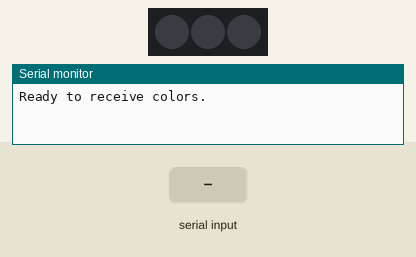
The sketch below on a simulated Arduino Uno, built with avr-gcc and run on an emulated ATmega328P. On the bench: 3 RGB LEDs in strip order, left to right, the last lines printed to the serial monitor. Inputs (shaded band) come from the test bench. Dim RGB values are drawn brighter than linear.

Above: at 1.2 s.
1.3 s: "90,45,200\n" received over Serial
At 1.9 s:
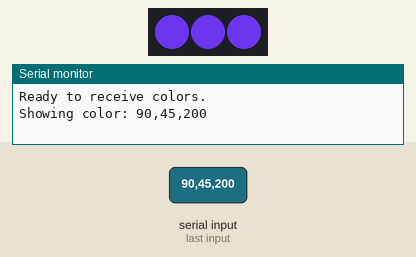
2.8 s: "30,150,10\n" received over Serial
At 4.0 s:
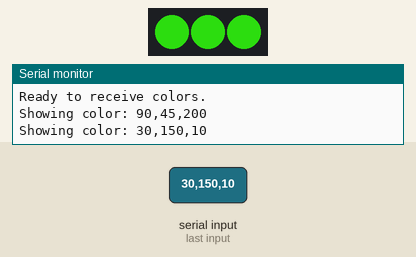
4.3 s: "90,45\n" received over Serial
At 6.1 s:
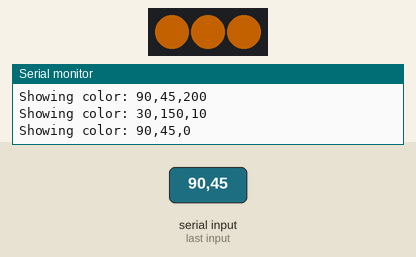
6.8 s: "5\n" received over Serial
At 9.6 s:
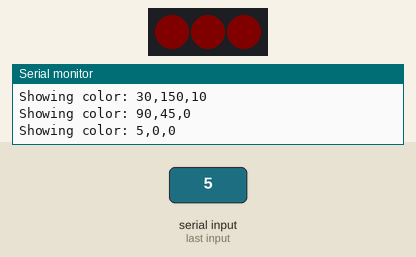
9.8 s: "1,90,45\n" received over Serial
At 10.8 s:
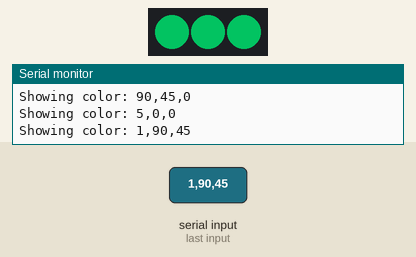
Timing chart, 0 to 12.3 s (numbered marks = the images above; inputs shaded):
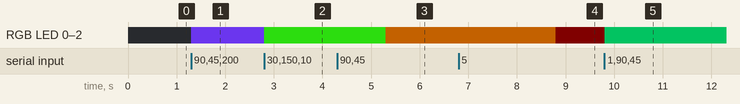

The sketch:

LedStripColorTester.ino
```cpp
/* LedStripColorTester: Example Arduino sketch that lets you
 * type in a color on a PC and see it on the LED strip.
 *
 * To use this, you will need to plug an Addressable RGB LED
 * strip from Pololu into pin 12.  After uploading the sketch,
 * select "Serial Monitor" from the "Tools" menu.  In the input
 * box, type a color and press enter.
 *
 * The format of the color should be "R,G,B!" where R, G, and B
 * are numbers between 0 and 255 representing the brightnesses
 * of the red, green, and blue components respectively.
 *
 * For example, to get green, you could type:
 *   40,100,0!
 *
 * You can leave off the exclamation point if you change the
 * Serial Monitor's line ending setting to be "Newline" instead
 * of "No line ending".
 *
 * Please note that this sketch only transmits colors to the
 * LED strip after it receives them from the computer, so if
 * the LED strip loses power it will be off until you resend
 * the color.
 */

#include <PololuLedStrip.h>

// Create an ledStrip object and specify the pin it will use.
PololuLedStrip<12> ledStrip;

// Create a buffer for holding the colors (3 bytes per color).
#define LED_COUNT 3
rgb_color colors[LED_COUNT];

void setup()
{
  // Start up the serial port, for communication with the PC.
  Serial.begin(115200);
  Serial.println("Ready to receive colors.");
}

void loop()
{
  // If any digit is received, we will go into integer parsing mode
  // until all three calls to parseInt return an interger or time out.
  if (Serial.available())
  {
    char c = Serial.peek();
    if (!(c >= '0' && c <= '9'))
    {
      Serial.read(); // Discard non-digit character
    }
    else
    {
      // Read the color from the computer.
      rgb_color color;
      color.red = Serial.parseInt();
      color.green = Serial.parseInt();
      color.blue = Serial.parseInt();

      // Update the colors buffer.
      for(uint16_t i = 0; i < LED_COUNT; i++)
      {
        colors[i] = color;
      }

      // Write to the LED strip.
      ledStrip.write(colors, LED_COUNT);

      Serial.print("Showing color: ");
      Serial.print(color.red);
      Serial.print(",");
      Serial.print(color.green);
      Serial.print(",");
      Serial.println(color.blue);
    }
  }
}
```

Measured:
- after the input at 1.3 s, RGB LED 0–2: off → RGB(90, 45, 200) at once
- after the input at 2.8 s, RGB LED 0–2: RGB(90, 45, 200) → RGB(30, 150, 10) at once
- after the input at 4.3 s, RGB LED 0–2: RGB(30, 150, 10) → RGB(90, 45, 0) after 1.0 s
- after the input at 6.8 s, RGB LED 0–2: RGB(90, 45, 0) → RGB(5, 0, 0) after 2.0 s
- after the input at 9.8 s, RGB LED 0–2: RGB(5, 0, 0) → RGB(1, 90, 45) at once
